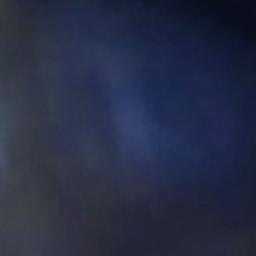
%> input picture Dataset/Person3/1.jpg, 256 x 256 px
$ octave Fextract.m   (GNU Octave 9; MATLAB toolbox functions it lacks are replaced by stand-ins)
%> lines starting %> are read from the running program, lines starting %| are printed output that depends on the picture; in (x1, y1, x2, y2) boxes, pixels count from 0 and x2, y2 are one past the last pixel; in counts of white or black regions, pixels touching at a corner belong together; the program's own positions count from 1
img=imread('/Users/mac/Documents/MATLAB/Dataset/Abduvohid/1.jpg');
%> img is the input picture: size 256x256x3 uint8; mean R, G, B 38.5, 45.2, 69
img = rgb2gray(img);
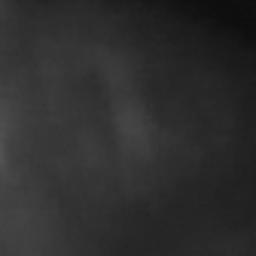
%> img: size 256x256 uint8; min 13, max 83, mean 45.9
imshow(img);
[r,c,p] = size(img)
%> r = 256; c = 256; p = 1

LbpWeights = [32, 64 , 128;
              16, 0 , 1;
              8, 4 , 2];
thresholdWindow = zeros(3,3);
imgLbp = zeros(r,c);
for i = 2: r - 1
    for j = 2 : c - 1
        thresholdWindow = zeros(3,3);

        if (img(i,j) <= img(i-1,j-1))
            thresholdWindow(1,1) = 1;
        else
            thresholdWindow(1,1) = 0;
        end

        if (img(i,j) <= img(i-1,j))
            thresholdWindow(1,1) = 1;
        else
            thresholdWindow(1,1) = 0;
        end

        if (img(i,j) <= img(i-1,j+1))
            thresholdWindow(1,1) = 1;
        else
            thresholdWindow(1,1) = 0;
        end

        if (img(i,j) <= img(i,j-1))
            thresholdWindow(1,1) = 1;
        else
            thresholdWindow(1,1) = 0;
        end

        if (img(i,j) <= img(i,j+1))
            thresholdWindow(1,1) = 1;
        else
            thresholdWindow(1,1) = 0;
        end

        if (img(i,j) <= img(i+1,j-1))
            thresholdWindow(1,1) = 1;
        else
            thresholdWindow(1,1) = 0;
        end

        if (img(i,j) <= img(i+1,j))
            thresholdWindow(1,1) = 1;
        else
            thresholdWindow(1,1) = 0;
        end

        if (img(i,j) <= img(i+1,j+1))
            thresholdWindow(1,1) = 1;
        else
            thresholdWindow(1,1) = 0;
        end


         imgLbp(i,j) = sum(sum(thresholdWindow.*LbpWeights));
    end
end
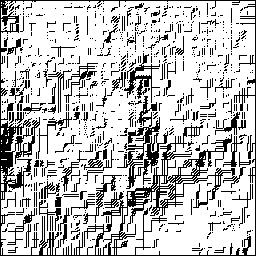
%> imgLbp: size 256x256 double; values 0 (black) and 32 (white), 75.9% white; black in thin lines or dots
%> after the loop, thresholdWindow = [1 0 0; 0 0 0; 0 0 0]


imshow(imgLbp);

%> (the run ends here)

$ run again, with Dataset/Person3/10.jpg copied over Dataset/Person3/1.jpg
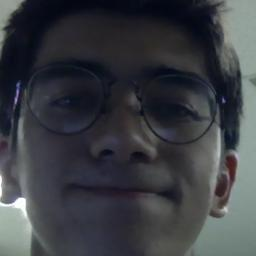
%> input picture Dataset/Person3/10.jpg, 256 x 256 px
%> img is the input picture: size 256x256x3 uint8; mean R, G, B 59.6, 62.3, 67.5
%> img: size 256x256 uint8
%> after the loop `for i = 2: r - 1`:
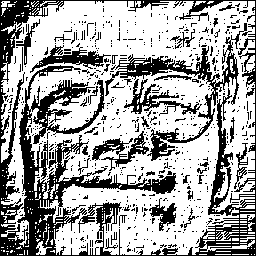
%> imgLbp: size 256x256 double; values 0 (black) and 32 (white), 64.5% white; 641 black regions (605 under 20 px), largest, box (x1, y1, x2, y2) and area: (0, 0, 256, 256) 14521, (105, 23, 247, 161) 2641, (124, 79, 202, 116) 736
%> after the loop `for i = 2: r - 1`: thresholdWindow = [1 0 0; 0 0 0; 0 0 0]

$ run again, with Dataset/Person3/15.jpg copied over Dataset/Person3/1.jpg
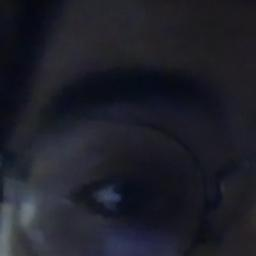
%> input picture Dataset/Person3/15.jpg, 256 x 256 px
%> img is the input picture: size 256x256x3 uint8; mean R, G, B 30.6, 31.5, 41
%> `img = rgb2gray(img);`:
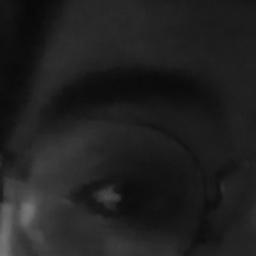
%> img: size 256x256 uint8; min 8, max 118, mean 32.3
%> after the loop `for i = 2: r - 1`:
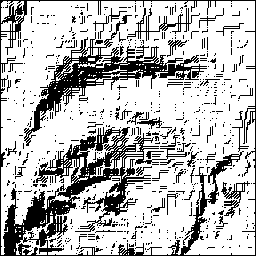
%> imgLbp: size 256x256 double; values 0 (black) and 32 (white), 73.3% white; 661 black regions (619 under 20 px), largest, box (x1, y1, x2, y2) and area: (0, 0, 256, 256) 9023, (24, 15, 207, 146) 3781, (127, 8, 200, 41) 379
%> after the loop `for i = 2: r - 1`: thresholdWindow = [1 0 0; 0 0 0; 0 0 0]
